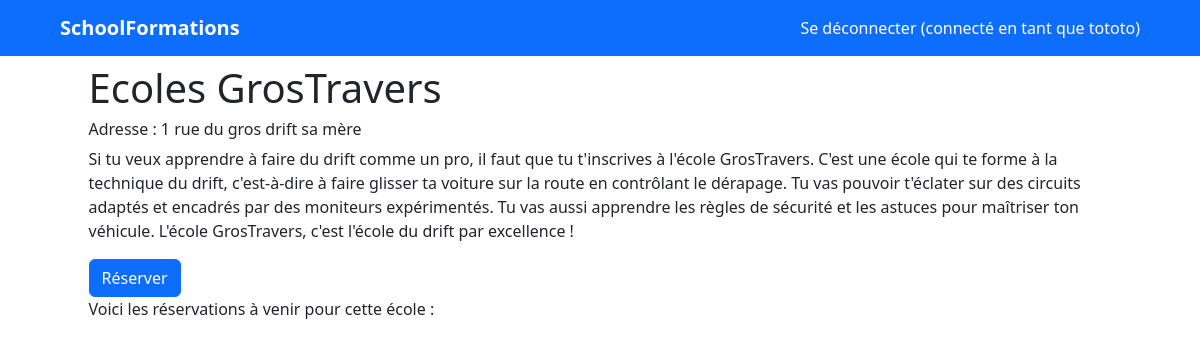
The app's page /schools/details/1 (signed in), older data.
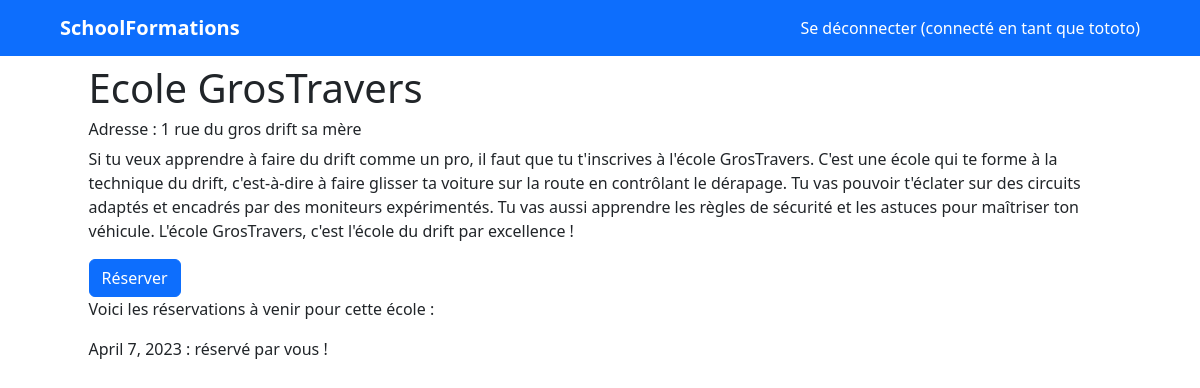
The same page, newer data.
### schools/models.py (models this page shows)
class School(models.Model):
    name = models.CharField(max_length=100)
    address = models.CharField(max_length=255)
    description = models.TextField()
    reservations = models.ManyToManyField(User, through='Reservation')

class Reservation(models.Model):
    user = models.ForeignKey(User, on_delete=models.CASCADE)
    school = models.ForeignKey(School, on_delete=models.CASCADE)
    date = models.DateField()

### schools/views.py (the view)
# urls.py: path('details/<int:school_id>', views.details, name="details"),
def details(request, school_id):
    school = School.objects.get(id=school_id)
    reservations = Reservation.objects.filter(school=school).order_by('date')
    return render(request, 'schools/details.html', {'school': school, 'reservations': reservations, 'user': request.user, 'today': datetime.date.today()})

### templates/schools/details.html
{% extends "layouts.html" %}
{% block content %}
    <h1> {{ school.name }} </h1>
    <h6>Adresse : {{ school.address }}</h6>
    <p>{{ school.description }}</p>
    <button class="btn btn-primary"><a class="text-white" href="/booking/new/{{ school.id }}">Réserver</a></button>
    <p>Voici les réservations à venir pour cette école : </p>
    {% for reservation in reservations %}
        {% if reservation.date >= today %}
            <p>{{reservation.date}} {% if reservation.user == user %} : réservé par vous ! </p>{% endif %}
        {% endif %}
    {% endfor %}
{% endblock %}

### templates/layouts.html (shortened to what this page needs)
<!doctype html>
<html lang="en">
    <head>
        <link rel="stylesheet" href="https://cdn.jsdelivr.net/npm/bootstrap@5.2.3/dist/css/bootstrap.min.css"
>
    </head>
    <body>
        {% include 'navbar.html' %}
        <div class="container">
            <div class="col-11 mx-auto">
                {% block content %}{% endblock %}
            </div>
        </div>
    </body>
</html>

### templates/navbar.html
<nav class="navbar bg-primary mb-2">
    <div class="container-fluid mx-5">
        <a class="navbar-brand text-white fw-bold" href="/">
            SchoolFormations
        </a>
        <ul class="navbar-nav mb-2 mb-lg-0">
            {% if user.is_authenticated %}
                <li class="nav-item">
                    <a class="text-white nav-link" href="{% url 'logout' %}">Se déconnecter (connecté en tant que {{ user.username }}) </a>
                </li>
            {% else %}
                <li class="nav-item">
                    <a class="text-white nav-link" href="{% url 'login' %}">Se connecter</a>
                </li>
            {% endif %}
        </ul>
    </div>
</nav>

### templates/layouts.html (style rules this page uses)
a { color: black; text-decoration: none; }

Row changes from the older to the newer data that the page shows:
changed School "1 rue du gros drift sa mère": name "Ecoles GrosTravers" → "Ecole GrosTravers"
added Reservation: date "April 7, 2023", shows ": réservé par vous !"
